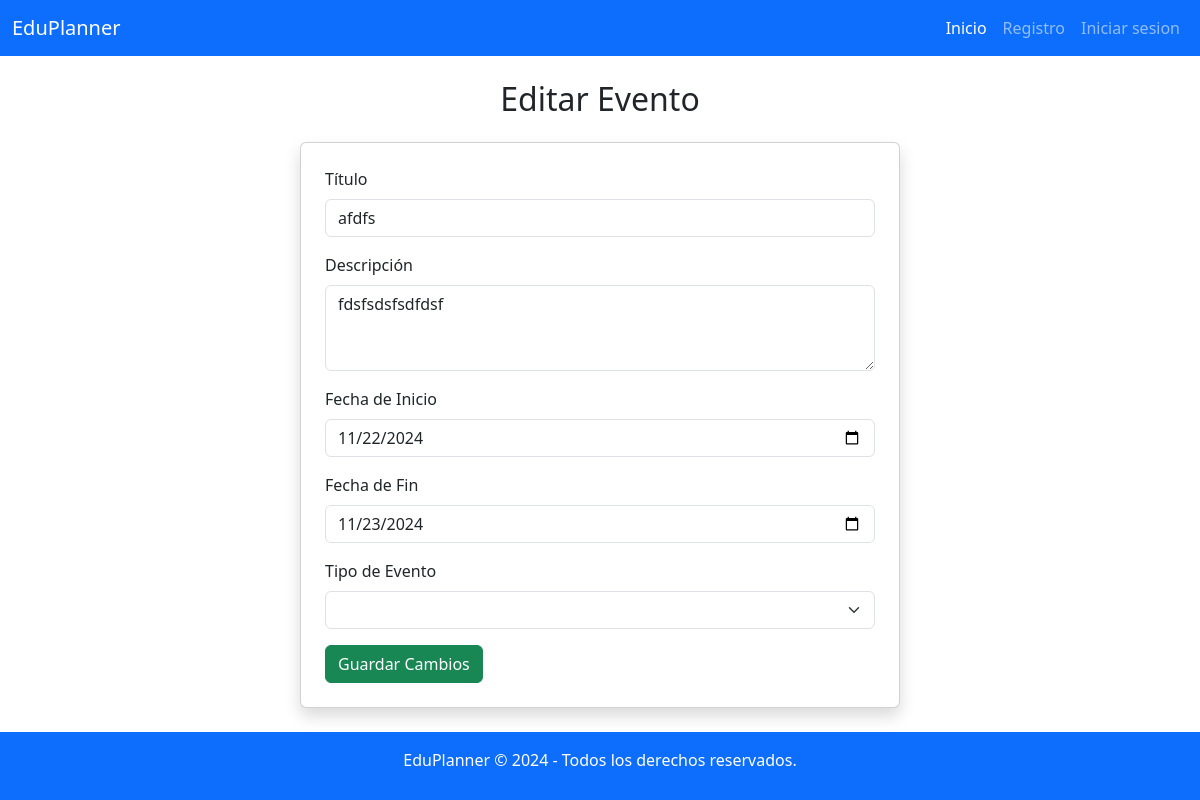
Screenshot of /editar_evento/3/ with the database file from the repository.
### core/models.py (models this page shows, shortened)
class Evento(models.Model):
    TIPO_EVENTO_CHOICES = [
        ('inicio_semestre', 'Inicio de Semestre'),
        ('fin_semestre', 'Fin de Semestre'),
        ('inicio_inscripcion', 'Inicio de Inscripción de Asignaturas'),
        ('fin_inscripcion', 'Fin de Inscripción de Asignaturas'),
        ('receso_academico', 'Receso Académico'),
        ('feriado_nacional', 'Feriado Nacional'),
        ('feriado_regional', 'Feriado Regional'),
        ('inicio_solicitudes', 'Inicio de Plazos de Solicitudes Administrativas'),
        ('fin_solicitudes', 'Fin de Plazos de Solicitudes Administrativas'),
        ('inicio_beneficios', 'Inicio de Plazos para la Gestión de Beneficios'),
        ('fin_beneficios', 'Fin de Plazos para la Gestión de Beneficios'),
        ('ceremonia_titulacion', 'Ceremonia de Titulación o Graduación'),
        ('reunion_consejo', 'Reunión de Consejo Académico'),
        ('talleres_charlas', 'Talleres y Charlas'),
        ('dia_orientacion', 'Día de Orientación para Nuevos Estudiantes'),
        ('eventos_extracurriculares', 'Eventos Extracurriculares'),
        ('inicio_clases', 'Inicio de Clases'),
        ('ultimo_dia_clases', 'Último Día de Clases'),
        ('dia_puertas_abiertas', 'Día de Puertas Abiertas'),
        ('suspension_completa', 'Suspensión de Actividades Completa'),
        ('suspension_parcial', 'Suspensión de Actividades Parcial'),
    ]
    Titulo = models.CharField(max_length=200)
    Descripcion = models.TextField()
    fecha_inicio = models.DateTimeField()
    fecha_fin = models.DateTimeField()
    TipoEvento = models.CharField(max_length=50, choices=TIPO_EVENTO_CHOICES)

### core/views.py (the view, shortened to what this page needs)
# urls.py: path('editar_evento/<int:evento_id>/', editar_evento, name='editar_evento'),
def editar_evento(request, evento_id):
    evento = get_object_or_404(Evento, id=evento_id)
    return render(request, 'core/edit_evento.html', {
        'evento': evento,
        'TIPO_EVENTO_CHOICES': Evento.TIPO_EVENTO_CHOICES,
    })

### core/templates/core/edit_evento.html (shortened to what this page needs)
{% extends "core/base.html" %}
{% block content %}
<h2 class="text-center">Editar Evento</h2>
<div class="card shadow p-4 mx-auto mt-4" style="max-width: 600px;">
    <form method="POST">
        <div class="mb-3">
            <label for="title" class="form-label">Título</label>
            <input type="text" class="form-control" id="title" name="title" value="{{ evento.Titulo }}" required>
        </div>
        <div class="mb-3">
            <label for="description" class="form-label">Descripción</label>
            <textarea class="form-control" id="description" name="description" rows="3" required>{{ evento.Descripcion }}</textarea>
        </div>
        <div class="mb-3">
            <label for="start_date" class="form-label">Fecha de Inicio</label>
            <input type="date" class="form-control" id="start_date" name="start_date" value="{{ evento.fecha_inicio|date:'Y-m-d' }}" required>
        </div>
        <div class="mb-3">
            <label for="end_date" class="form-label">Fecha de Fin</label>
            <input type="date" class="form-control" id="end_date" name="end_date" value="{{ evento.fecha_fin|date:'Y-m-d' }}" required>
        </div>
        <div class="mb-3">
            <label for="event_type" class="form-label">Tipo de Evento</label>
            <select class="form-select" id="event_type" name="event_type" required>
                <option value="evento.TipoEvento"> {{TipoEvento}}</option>
                {% for key, value in TIPO_EVENTO_CHOICES %}
                    <option value="{{ key }}" {% if evento.TipoEvento == key %}selected{% endif %}>
                    </option>
                {% endfor %}
            </select>
        </div>
        <button type="submit" class="btn btn-success">Guardar Cambios</button>
    </form>
</div>
{% endblock %}

### rows the page displays
Evento: title "afdfs", description "fdsfsdsfsdfdsf", start_date "11/22/2024", end_date "11/23/2024"
